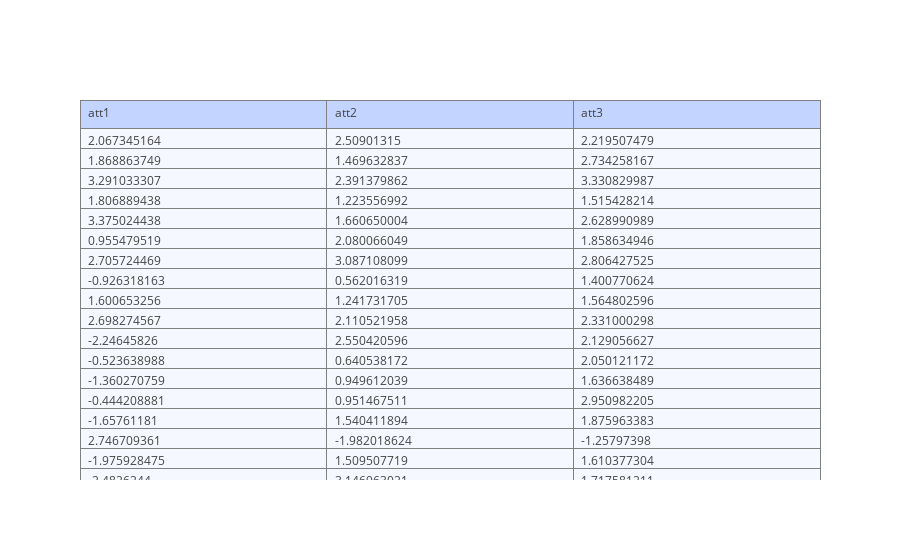

The notebook cell this image was saved under:
### Markdown cell above
Dan berikut spesifikasi data tes

### Code cell
trace = go.Table(
    header=dict(values=dataTest.columns,
                fill = dict(color='#C2D4FF'),
                align = ['left'] * 5),
    cells=dict(values=[dataTest.att1, dataTest.att2, dataTest.att3],
               fill = dict(color='#F5F8FF'),
               align = ['left'] * 5))


data = [trace] 
iplot(data, filename = 'Data Test')

### Figure 1 — Plotly figure (JSON) as saved in the notebook; plotly's stock layout.template omitted (floating-point values rounded to 4 significant figures)
{"data": [{"cells": {"align": ["left", "left", "left", "left", "left"], "fill": {"color": "#F5F8FF"}, "values": [[2.067, 1.869, 3.291, 1.807, 3.375, 0.9555, 2.706, -0.9263, 1.601, 2.698, -2.246, -0.5236, -1.36, -0.4442, -1.658, 2.747, -1.976, -2.483, -1.64, -1.453, 0.2603, 2.222, 1.841, 2.366, 1.315, 1.604, 1.973, 2.216, 1.981, 1.151], [2.509, 1.47, 2.391, 1.224, 1.661, 2.08, 3.087, 0.562, 1.242, 2.111, 2.55, 0.6405, 0.9496, 0.9515, 1.54, -1.982, 1.51, 3.147, 3.529, 0.9572, 1.403, -2.527, -2.825, 1.464, 1.191, -2.779, -0.2389, -1.098, -0.595, 3.356], [2.22, 2.734, 3.331, 1.515, 2.629, 1.859, 2.806, 1.401, 1.565, 2.331, 2.129, 2.05, 1.637, 2.951, 1.876, -1.258, 1.61, 1.718, 3.86, 0.902, -2.26, -1.962, -1.436, 1.497, 1.34, -1.536, -2.443, -1.731, -1.116, 0.9484]]}, "header": {"align": ["left", "left", "left", "left", "left"], "fill": {"color": "#C2D4FF"}, "values": ["att1", "att2", "att3"]}, "type": "table"}], "layout": {}}
